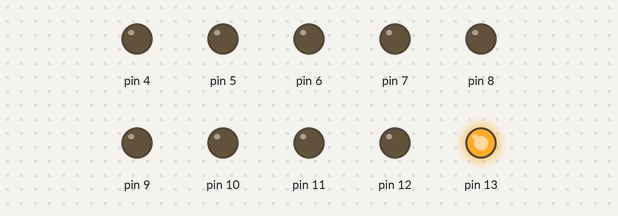
A sketch run on a simulated Arduino Uno, built with avr-gcc and run on an emulated ATmega328P. Parts: output pins drawn as LEDs (lit = HIGH).

Above: at 0.1 s.
At 0.7 s:
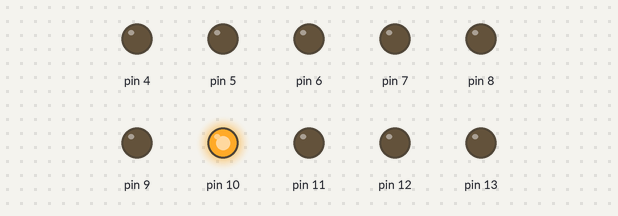
At 1.1 s:
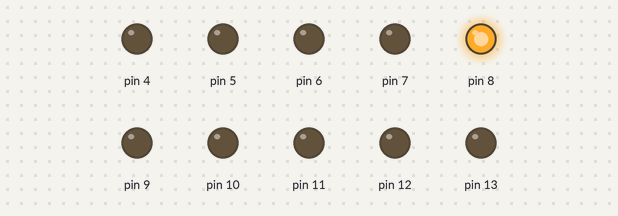
At 2.3 s:
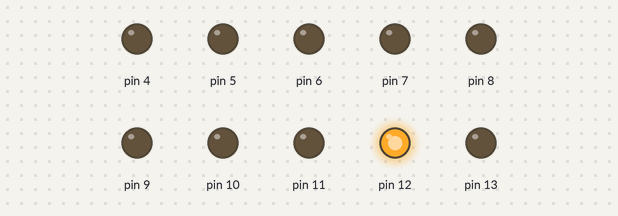
At 3.3 s:
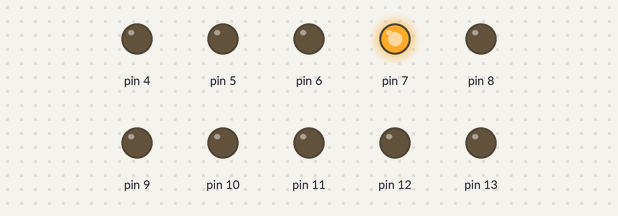
At 4.5 s:
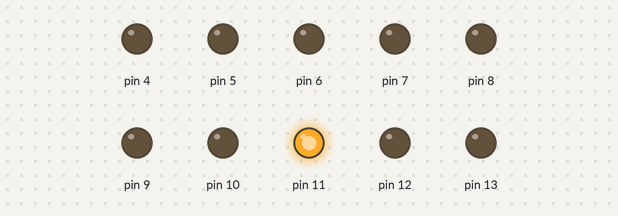
Timing chart, 0 to 4.8 s (numbered marks = the images above):
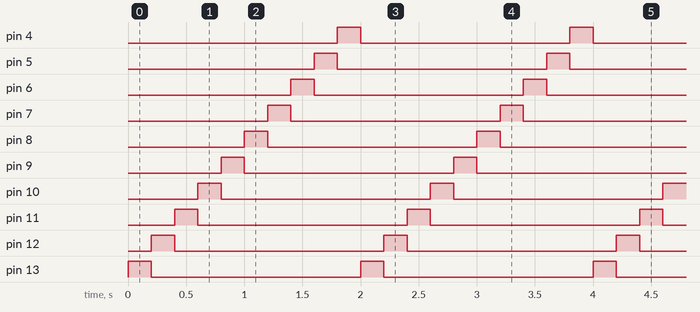

The sketch:

sketch_dec12a.ino
```cpp
int speed = 200;

void setup() {
  // put your setup code here, to run once:
  pinMode(13, OUTPUT);
  pinMode(12, OUTPUT);
  pinMode(11, OUTPUT);
  pinMode(10, OUTPUT);
  pinMode(9, OUTPUT);
  pinMode(8, OUTPUT);
  pinMode(7, OUTPUT);
  pinMode(6, OUTPUT);
  pinMode(5, OUTPUT);
  pinMode(4, OUTPUT);

}

void loop() {
  // put your main code here, to run repeatedly:
  digitalWrite(13, HIGH);
  delay(speed);
  digitalWrite(13, LOW);


  digitalWrite(12, HIGH);
  delay(speed);
  digitalWrite(12, LOW);


  digitalWrite(11, HIGH);
  delay(speed);
  digitalWrite(11, LOW);


  digitalWrite(10, HIGH);
  delay(speed);
  digitalWrite(10, LOW);


  digitalWrite(9, HIGH);
  delay(speed);
  digitalWrite(9, LOW);


  digitalWrite(8, HIGH);
  delay(speed);
  digitalWrite(8, LOW);


  digitalWrite(7, HIGH);
  delay(speed);
  digitalWrite(7, LOW);

  digitalWrite(6, HIGH);
  delay(speed);
  digitalWrite(6, LOW);

  digitalWrite(5, HIGH);
  delay(speed);
  digitalWrite(5, LOW);

  digitalWrite(4, HIGH);
  delay(speed);
  digitalWrite(4, LOW);


}
```

Measured:
- by itself, pin 4–13: alternates HIGH for 0.20 s and LOW for 1.8 s
- by itself, everything shown: repeats every 2.0 s, in 10 steps
